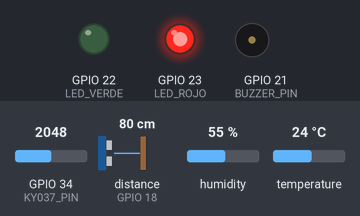
Simulated run of this sketch. Board: ESP32. Parts: output pins drawn as LEDs (lit = HIGH), buzzer (waves = sounding). Wiring (inferred from the names in the program): ultrasonic range finder: trigger GPIO 5; echo GPIO 18. Inputs (shaded band) come from the test bench; at power-on: distance to the obstacle (sensor on GPIO 18) 80 cm, GPIO 34 (KY037_PIN) = 2048, humidity 55 %, temperature 24 °C. The echo pulse lasts 58.3 µs per cm; WiFi joins after 1.5 s; servers stay silent unless stated; the local clock reads 2024-03-15 10:24:30 at power-on unless the sketch sets it; pins used as bus, display or sensor lines are not drawn; what the sketch prints to the serial monitor is not drawn.

Above: at 2.7 s.
2.8 s: distance to the obstacle (sensor on GPIO 18) set to 118 cm
6.3 s: distance to the obstacle (sensor on GPIO 18) set to 128 cm
At 8.0 s:
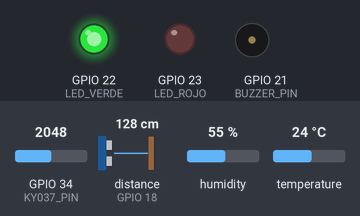
8.3 s: GPIO 34 (KY037_PIN) set to 3474
9.8 s: GPIO 34 (KY037_PIN) set to 3566
At 10.4 s:
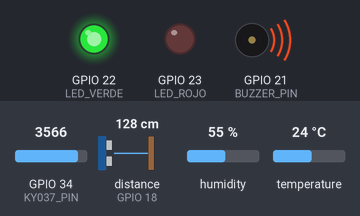
14.5 s: GPIO 34 (KY037_PIN) set to 3460
At 15.3 s:
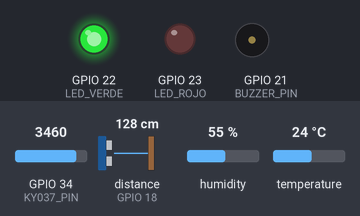
16.0 s: distance to the obstacle (sensor on GPIO 18) set to 9 cm
At 16.2 s:
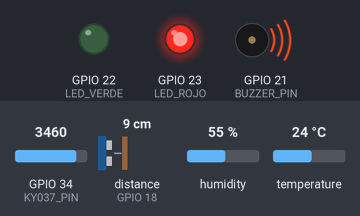
Timing chart, 0 to 19.9 s (numbered marks = the images above; inputs shaded):
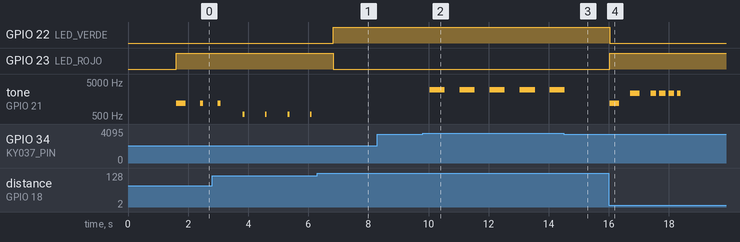

The sketch:

ESP32_DEFINITIVO2.ino
```cpp
// ======================================================================
// VERSIÓN FINAL CORREGIDA Y OPTIMIZADA (A PRUEBA DE FALLOS)
// ======================================================================

// --- LIBRERÍAS ---
#include <WiFi.h>
#include <Firebase_ESP_Client.h>
#include "addons/TokenHelper.h"
#include "addons/RTDBHelper.h"
#include "DHT.h"
#include <time.h>
#include <algorithm>

// ==================================================
// 1. CONFIGURACIÓN DE RED Y FIREBASE
// ==================================================
const char* WIFI_SSID = "INFINITUM2CB5";
const char* WIFI_PASSWORD = "X7e4upMA4Y";
const char* API_KEY = "AIzaSyA7kOahrIAr_XImPq05EhbJ7CZSPATIZUs";
const char* DATABASE_URL = "https://console.firebase.google.com/project/parking-iot-a0b8e/database/parking-iot-a0b8e-default-rtdb/data/~2F";

const char* FB_PATH_STATUS = "/parking_status";
const char* FB_PATH_LOGS = "/parking_logs"; // <- Ruta base para los logs

const char* NTP_SERVER = "pool.ntp.org";
const long GMT_OFFSET_SEC = -21600; // -6 horas (CST)
const int DAYLIGHT_OFFSET_SEC = 0;

// ==================================================
// 2. PINES Y SENSORES
// ==================================================
#define DHTPIN 4
#define DHTTYPE DHT22
#define TRIG_PIN 5
#define ECHO_PIN 18
#define KY037_PIN 34
#define BUZZER_PIN 21
#define LED_VERDE 22
#define LED_ROJO 23

DHT dht(DHTPIN, DHTTYPE);

// ==================================================
// 3. UMBRALES Y TEMPORIZADORES
// ==================================================
const unsigned long SENSOR_READ_INTERVAL = 500;
const unsigned long FIREBASE_SEND_INTERVAL = 15000;
const unsigned long WIFI_RECONNECT_INTERVAL = 20000;

const float DIST_OCUPADO = 30.0;
const float DIST_LIBRE = 120.0;
const int RUIDO_UMBRAL = 3500;

// ==================================================
// 4. OBJETOS Y VARIABLES GLOBALES
// ==================================================
FirebaseData fbdo;
FirebaseAuth auth;
FirebaseConfig config;

unsigned long lastSensorRead = 0;
unsigned long lastFirebaseSend = 0;
unsigned long lastWifiCheck = 0;

float distancia_cm = -1.0;
float distanciaAnterior_cm = -1.0;
float temperatura_c = -100.0;
float humedad_pct = -1.0;
int nivel_sonido = 0;
String estadoActual = "Inicializando";
String estadoAnterior = "";

bool alarmaRuidoActiva = false;
unsigned long alarmaRuidoTimestamp = 0;
const unsigned long ALARMA_RUIDO_DURACION = 500;

// ==================================================
// 5. SETUP INICIAL
// ==================================================
void setup() {
    Serial.begin(115200);
    Serial.println("\n\n--- INICIANDO SISTEMA (VERSIÓN CORREGIDA) ---");

    pinMode(TRIG_PIN, OUTPUT);
    pinMode(ECHO_PIN, INPUT);
    pinMode(KY037_PIN, INPUT);
    pinMode(BUZZER_PIN, OUTPUT);
    pinMode(LED_VERDE, OUTPUT);
    pinMode(LED_ROJO, OUTPUT);

    dht.begin();

    iniciarWiFi();

    // --- ¡CORRECCIÓN #1! Esperar a que la hora se sincronice ---
    Serial.print("🕒 Sincronizando hora (NTP)");
    configTime(GMT_OFFSET_SEC, DAYLIGHT_OFFSET_SEC, NTP_SERVER);
    struct tm timeinfo;
    while (!getLocalTime(&timeinfo)) {
        Serial.print(".");
        delay(500);
    }
    Serial.println("\n✅ Hora sincronizada correctamente.");
    // ---------------------------------------------------------

    iniciarFirebase();

    Serial.println("-------------------------------------------");
    Serial.println("🚀 Sistema listo para operar. Iniciando loop...");
    Serial.println("-------------------------------------------");
}

// ==================================================
// 6. BUCLE PRINCIPAL (NO BLOQUEANTE)
// ==================================================
void loop() {
    unsigned long now = millis();

    // Tarea 1: Asegurar WiFi
    if (now - lastWifiCheck > WIFI_RECONNECT_INTERVAL) {
        lastWifiCheck = now;
        if (WiFi.status() != WL_CONNECTED) {
            Serial.println("🔌 WiFi desconectado. Intentando reconectar...");
            WiFi.reconnect();
        }
    }

    // Tarea 2: Leer Sensores y Lógica de Estado
    if (now - lastSensorRead >= SENSOR_READ_INTERVAL) {
        lastSensorRead = now;

        estadoAnterior = estadoActual;
        distanciaAnterior_cm = distancia_cm;

        leerSensores();
        estadoActual = decidirEstado(distancia_cm);

        Serial.printf("📏 Dist: %.1f cm | 🌡 Temp: %.1f°C | 💧 Hum: %.1f%% | 🎤 Sonido: %d | 🅿 Estado: %s\n",
                      distancia_cm, temperatura_c, humedad_pct, nivel_sonido, estadoActual.c_str());

        manejarHardwareFijo(estadoActual, nivel_sonido);
    }

    // Tarea 3: Manejar Buzzer
    manejarBuzzer(estadoActual, distancia_cm);

    // Tarea 4: Enviar a Firebase (CON DIAGNÓSTICO MEJORADO)
    bool estadoCambiado = (estadoActual != estadoAnterior && estadoActual != "Inicializando");
    bool tiempoDeEnvio = (now - lastFirebaseSend >= FIREBASE_SEND_INTERVAL);

    // ¿Ha llegado el momento de enviar?
    if (estadoCambiado || tiempoDeEnvio) {

        // --- INICIO DEL BLOQUE DE DIAGNÓSTICO ---
        // El código ahora verificará las condiciones una por una

        Serial.println("\n--- Intento de Envío a Firebase ---");

        if (WiFi.status() != WL_CONNECTED) {
            Serial.println("❌ FALLO: WiFi desconectado. Saltando envío.");

        } else if (!Firebase.ready()) {
            Serial.println("❌ FALLO: ¡Firebase.ready() es FALSO!");
            Serial.println("    MOTIVO: La conexión inicial falló.");
            Serial.println("    SOLUCIÓN: Revisa tus REGLAS de Firebase (deben ser .read:true .write:true)");
            Serial.println("    o verifica tu API_KEY / DATABASE_URL.");

            // Forzamos un reinicio de la conexión para obtener un error más claro si es posible
            Firebase.begin(&config, &auth);

        } else {
            // ¡ÉxITO! Ambas condiciones son verdaderas.
            Serial.println("✅ WiFi y Firebase OK. Procediendo a enviar...");
            lastFirebaseSend = now; // Reinicia el temporizador SOLO si el envío tiene éxito
            enviarAFirebase(estadoCambiado);
        }
        // --- FIN DEL BLOQUE DE DIAGNÓSTICO ---

        // IMPORTANTE: Reiniciamos el temporizador aquí (fuera del 'else')
        // para evitar un bucle de spam de mensajes de error.
        if (!Firebase.ready()) {
             lastFirebaseSend = now;
        }
    }
}

// ==================================================
// 7. FUNCIONES AUXILIARES (LIMPIAS Y CORREGIDAS)
// ==================================================

void iniciarWiFi() {
    WiFi.begin(WIFI_SSID, WIFI_PASSWORD);
    Serial.print("🔌 Conectando a WiFi");
    int intentos = 0;
    while (WiFi.status() != WL_CONNECTED && intentos < 30) {
        delay(500);
        Serial.print(".");
        intentos++;
    }
    if (WiFi.status() != WL_CONNECTED) {
        Serial.println("\n❌ FATAL: No se pudo conectar a WiFi. Reiniciando...");
        delay(1000); ESP.restart();
    }
    Serial.println("\n✅ WiFi Conectado: " + WiFi.localIP().toString());
}

void iniciarFirebase() {
    config.api_key = API_KEY;
    config.database_url = DATABASE_URL;
    Firebase.reconnectWiFi(true);
    Firebase.begin(&config, &auth);
    Serial.println("🔥 Conexión con Firebase configurada.");
}

void leerSensores() {
    float temp_val = dht.readTemperature();
    float hum_val = dht.readHumidity();
    if (!isnan(temp_val)) temperatura_c = temp_val;
    if (!isnan(hum_val)) humedad_pct = hum_val;

    float dist_filtrada = leerDistanciaFiltrada_Promedio();
    if (dist_filtrada != -1.0) {
        distancia_cm = dist_filtrada;
    } else {
        distancia_cm = distanciaAnterior_cm;
    }

    nivel_sonido = analogRead(KY037_PIN);
}

float leerDistanciaFiltrada_Promedio() {
    const int N = 5;
    const int MIN_VALID = 5;
    const int MAX_VALID = 300;
    int valid = 0;
    long suma = 0;

    for (int i = 0; i < N; i++) {
        digitalWrite(TRIG_PIN, LOW); delayMicroseconds(2);
        digitalWrite(TRIG_PIN, HIGH); delayMicroseconds(10);
        digitalWrite(TRIG_PIN, LOW);

        long duracion = pulseIn(ECHO_PIN, HIGH, 25000);
        int d = duracion * 0.034 / 2;

        if (d >= MIN_VALID && d <= MAX_VALID) {
            suma += d;
            valid++;
        }
        delay(10);
    }

    if (valid == 0) return -1.0;
    return (float)suma / valid;
}

String decidirEstado(float dist) {
    static int contadorEstable = 0;
    String estado;

    if (dist >= 400 || dist <= 0) {
        dist = distanciaAnterior_cm;
    }

    if (dist > DIST_LIBRE) {
        estado = "Libre";
        contadorEstable = 0;
    } else if (dist > DIST_OCUPADO && dist <= DIST_LIBRE) {
        estado = "Aproximacion";
        contadorEstable = 0;
    } else {
        if (abs(dist - distanciaAnterior_cm) <= 3.0) {
            contadorEstable++;
        } else {
            contadorEstable = 0;
        }

        if (contadorEstable >= 3) {
            estado = "Ocupado";
        } else {
            estado = "Maniobra";
        }
    }
    return estado;
}

void manejarHardwareFijo(const String& estado, int ruido) {
    if (estado == "Libre") {
        digitalWrite(LED_VERDE, HIGH);
        digitalWrite(LED_ROJO, LOW);
    } else {
        digitalWrite(LED_VERDE, LOW);
        digitalWrite(LED_ROJO, HIGH);
    }
    if (ruido > RUIDO_UMBRAL && !alarmaRuidoActiva) {
        alarmaRuidoActiva = true;
        alarmaRuidoTimestamp = millis();
    }
}

void manejarBuzzer(const String& estado, float dist) {
    static unsigned long lastBeepTime = 0;
    static bool isBuzzerOn = false;
    unsigned long now = millis();

    if (alarmaRuidoActiva) {
        if (now - alarmaRuidoTimestamp > ALARMA_RUIDO_DURACION) {
            alarmaRuidoActiva = false;
            noTone(BUZZER_PIN);
            isBuzzerOn = false;
        } else {
            if (!isBuzzerOn) {
                tone(BUZZER_PIN, 3000);
                isBuzzerOn = true;
            }
        }
        return;
    }

    if (estado != "Aproximacion" && estado != "Maniobra") {
        if (isBuzzerOn) {
            noTone(BUZZER_PIN);
            isBuzzerOn = false;
        }
        return;
    }

    float dist_constrain = constrain(dist, 0, DIST_LIBRE);
    long intervalo_silencio = map(dist_constrain, DIST_LIBRE, 0, 700, 50);
    long duracion_beep = map(dist_constrain, DIST_LIBRE, 0, 50, 200);
    long freq = map(dist_constrain, DIST_LIBRE, 0, 500, 2500);

    if (isBuzzerOn) {
        if (now - lastBeepTime > duracion_beep) {
            noTone(BUZZER_PIN);
            isBuzzerOn = false;
            lastBeepTime = now;
        }
    } else {
        if (now - lastBeepTime > intervalo_silencio) {
            tone(BUZZER_PIN, freq);
            isBuzzerOn = true;
            lastBeepTime = now;
        }
    }
}

String getTimestampLocal() {
    struct tm timeinfo;
    if (!getLocalTime(&timeinfo)) {
        return "2025-01-01T00:00:00"; // Devuelve un timestamp válido en caso de fallo
    }
    char buf[30];
    strftime(buf, sizeof(buf), "%Y-%m-%d %H:%M:%S", &timeinfo);
    return String(buf);
}

void enviarAFirebase(bool enviarLog) {
    FirebaseJson json;
    String ts_local = getTimestampLocal();

    json.set("timestamp", ts_local);
    json.set("estado", estadoActual);
    json.set("distancia_cm", String(distancia_cm, 1));
    json.set("temperatura_c", String(temperatura_c, 1));
    json.set("humedad_pct", String(humedad_pct, 1));
    json.set("nivel_sonido", nivel_sonido);

    Serial.println("📤 Enviando datos a Firebase...");

    if (Firebase.RTDB.setJSON(&fbdo, FB_PATH_STATUS, &json)) {
        Serial.println("✅ Estado actual actualizado.");
    } else {
        Serial.println("❌ Error al enviar estado: " + fbdo.errorReason());
    }

    // --- ¡CORRECCIÓN #2! Usar pushJSON para logs ---
    // Esto crea un ID único y evita el error de la ruta inválida
    if (enviarLog) {
        if (Firebase.RTDB.pushJSON(&fbdo, FB_PATH_LOGS, &json)) {
            Serial.println("🗃 ¡Cambio de estado! Log guardado en Firebase.");
        } else {
            Serial.println("❌ Error al enviar log: " + fbdo.errorReason());
        }
    }
}
```

Measured:
- the behaviour switches between 122 and 123 cm on distance to the obstacle (sensor on GPIO 18) (found by bisection; images 0 and 1)
- the behaviour switches between 3500 and 3501 on GPIO 34 (KY037_PIN) (found by bisection; images 1 and 2)
- after the input at 6.3 s, GPIO 22 (LED_VERDE): LOW → HIGH after 0.52 s; GPIO 23 (LED_ROJO): HIGH → LOW after 0.52 s; tone on GPIO 21 (BUZZER_PIN): stops changing and stays silent
- after the input at 8.3 s, every drawn part: stays the same
- after the input at 9.8 s, tone on GPIO 21 (BUZZER_PIN): alternates 3000 Hz for 0.50 s and silent for 0.50 s, starting after 0.24 s
- after the input at 14.5 s, tone on GPIO 21 (BUZZER_PIN): goes on until 14.5 s, then stays silent
- after the input at 16.0 s, GPIO 22 (LED_VERDE): HIGH → LOW at once; GPIO 23 (LED_ROJO): LOW → HIGH at once; tone on GPIO 21 (BUZZER_PIN): plays 1200 Hz for 0.31 s, 2366 Hz for 0.31 s, 2366 Hz for 0.19 s, 2366 Hz for 0.21 s, 2366 Hz for 0.19 s, 2366 Hz for 0.12 s, starting at once
- by itself, tone on GPIO 21 (BUZZER_PIN): repeats every 0.80 s: silent 0.74 s, 566 Hz 0.06 s
